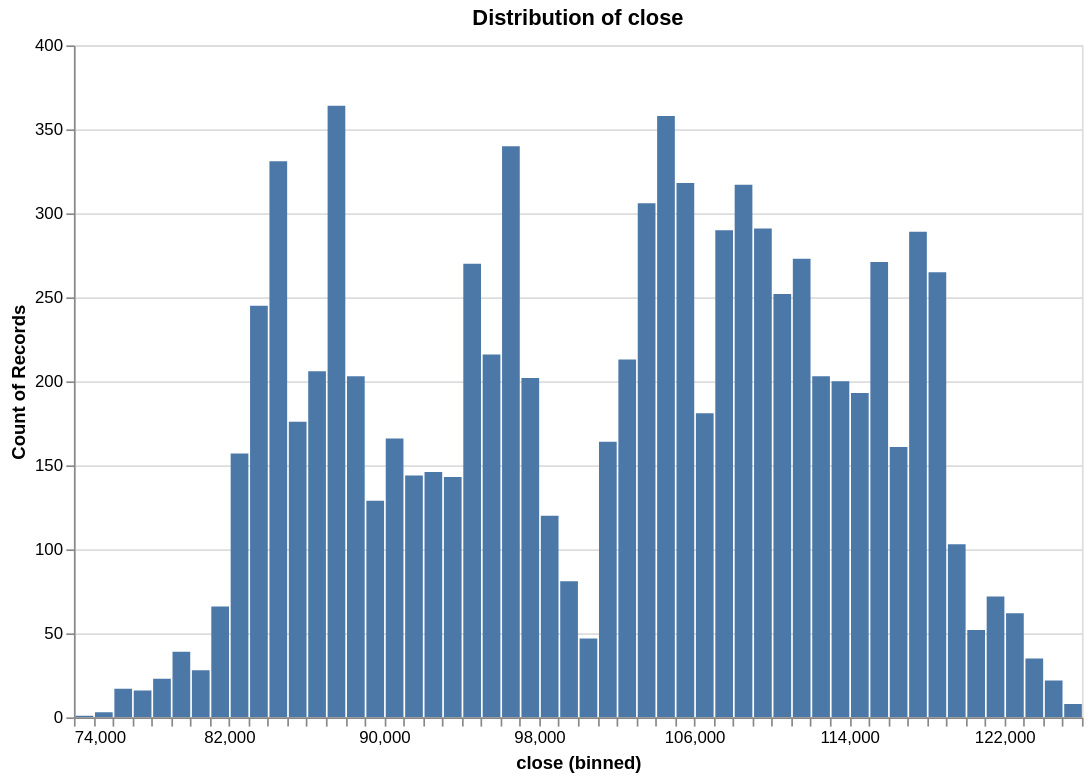

Here is the notebook cell this chart was saved with:
### Code cell
research.plot_distribution(ts, 'close', no_bins = 100)
# This is why we use log returns instead of raw prices.
# The distribution of log returns is more Gaussian-like, which is a common assumption in many financial models.

### Figure 1 — Vega specification as saved in the notebook (floating-point values rounded to 4 significant figures)
{"$schema": "https://vega.github.io/schema/vega/v6.json", "data": [{"name": "param_f268f798f41c853e_store"}, {"name": "source_0", "values": [{"__count": 143, "bin_maxbins_100_close": 93000.0, "bin_maxbins_100_close_end": 94000.0}, {"__count": 270, "bin_maxbins_100_close": 94000.0, "bin_maxbins_100_close_end": 95000.0}, {"__count": 216, "bin_maxbins_100_close": 95000.0, "bin_maxbins_100_close_end": 96000.0}, {"__count": 340, "bin_maxbins_100_close": 96000.0, "bin_maxbins_100_close_end": 97000.0}, {"__count": 202, "bin_maxbins_100_close": 97000.0, "bin_maxbins_100_close_end": 98000.0}, {"__count": 120, "bin_maxbins_100_close": 98000.0, "bin_maxbins_100_close_end": 99000.0}, {"__count": 81, "bin_maxbins_100_close": 99000.0, "bin_maxbins_100_close_end": 100000.0}, {"__count": 47, "bin_maxbins_100_close": 100000.0, "bin_maxbins_100_close_end": 101000.0}, {"__count": 213, "bin_maxbins_100_close": 102000.0, "bin_maxbins_100_close_end": 103000.0}, {"__count": 164, "bin_maxbins_100_close": 101000.0, "bin_maxbins_100_close_end": 102000.0}, {"__count": 146, "bin_maxbins_100_close": 92000.0, "bin_maxbins_100_close_end": 93000.0}, {"__count": 144, "bin_maxbins_100_close": 91000.0, "bin_maxbins_100_close_end": 92000.0}, {"__count": 166, "bin_maxbins_100_close": 90000.0, "bin_maxbins_100_close_end": 91000.0}, {"__count": 306, "bin_maxbins_100_close": 103000.0, "bin_maxbins_100_close_end": 104000.0}, {"__count": 358, "bin_maxbins_100_close": 104000.0, "bin_maxbins_100_close_end": 105000.0}, {"__count": 318, "bin_maxbins_100_close": 105000.0, "bin_maxbins_100_close_end": 106000.0}, {"__count": 181, "bin_maxbins_100_close": 106000.0, "bin_maxbins_100_close_end": 107000.0}, {"__count": 290, "bin_maxbins_100_close": 107000.0, "bin_maxbins_100_close_end": 108000.0}, {"__count": 317, "bin_maxbins_100_close": 108000.0, "bin_maxbins_100_close_end": 109000.0}, {"__count": 129, "bin_maxbins_100_close": 89000.0, "bin_maxbins_100_close_end": 90000.0}, {"__count": 203, "bin_maxbins_100_close": 88000.0, "bin_maxbins_100_close_end": 89000.0}, {"__count": 364, "bin_maxbins_100_close": 87000.0, "bin_maxbins_100_close_end": 88000.0}, {"__count": 206, "bin_maxbins_100_close": 86000.0, "bin_maxbins_100_close_end": 87000.0}, {"__count": 331, "bin_maxbins_100_close": 84000.0, "bin_maxbins_100_close_end": 85000.0}, {"__count": 245, "bin_maxbins_100_close": 83000.0, "bin_maxbins_100_close_end": 84000.0}, {"__count": 176, "bin_maxbins_100_close": 85000.0, "bin_maxbins_100_close_end": 86000.0}, {"__count": 66, "bin_maxbins_100_close": 81000.0, "bin_maxbins_100_close_end": 82000.0}, {"__count": 28, "bin_maxbins_100_close": 80000.0, "bin_maxbins_100_close_end": 81000.0}, {"__count": 39, "bin_maxbins_100_close": 79000.0, "bin_maxbins_100_close_end": 80000.0}, {"__count": 23, "bin_maxbins_100_close": 78000.0, "bin_maxbins_100_close_end": 79000.0}, {"__count": 157, "bin_maxbins_100_close": 82000.0, "bin_maxbins_100_close_end": 83000.0}, {"__count": 16, "bin_maxbins_100_close": 77000.0, "bin_maxbins_100_close_end": 78000.0}, {"__count": 17, "bin_maxbins_100_close": 76000.0, "bin_maxbins_100_close_end": 77000.0}, {"__count": 1, "bin_maxbins_100_close": 74000.0, "bin_maxbins_100_close_end": 75000.0}, {"__count": 3, "bin_maxbins_100_close": 75000.0, "bin_maxbins_100_close_end": 76000.0}, {"__count": 291, "bin_maxbins_100_close": 109000.0, "bin_maxbins_100_close_end": 110000.0}, {"__count": 252, "bin_maxbins_100_close": 110000.0, "bin_maxbins_100_close_end": 111000.0}, {"__count": 273, "bin_maxbins_100_close": 111000.0, "bin_maxbins_100_close_end": 112000.0}, {"__count": 203, "bin_maxbins_100_close": 112000.0, "bin_maxbins_100_close_end": 113000.0}, {"__count": 200, "bin_maxbins_100_close": 113000.0, "bin_maxbins_100_close_end": 114000.0}, {"__count": 161, "bin_maxbins_100_close": 116000.0, "bin_maxbins_100_close_end": 117000.0}, {"__count": 271, "bin_maxbins_100_close": 115000.0, "bin_maxbins_100_close_end": 116000.0}, {"__count": 289, "bin_maxbins_100_close": 117000.0, "bin_maxbins_100_close_end": 118000.0}, {"__count": 265, "bin_maxbins_100_close": 118000.0, "bin_maxbins_100_close_end": 119000.0}, {"__count": 103, "bin_maxbins_100_close": 119000.0, "bin_maxbins_100_close_end": 120000.0}, {"__count": 52, "bin_maxbins_100_close": 120000.0, "bin_maxbins_100_close_end": 121000.0}, {"__count": 72, "bin_maxbins_100_close": 121000.0, "bin_maxbins_100_close_end": 122000.0}, {"__count": 62, "bin_maxbins_100_close": 122000.0, "bin_maxbins_100_close_end": 123000.0}, {"__count": 193, "bin_maxbins_100_close": 114000.0, "bin_maxbins_100_close_end": 115000.0}, {"__count": 35, "bin_maxbins_100_close": 123000.0, "bin_maxbins_100_close_end": 124000.0}, {"__count": 22, "bin_maxbins_100_close": 124000.0, "bin_maxbins_100_close_end": 125000.0}, {"__count": 8, "bin_maxbins_100_close": 125000.0, "bin_maxbins_100_close_end": 126000.0}]}, {"name": "source_0_y_domain___count", "values": [{"min": 1, "max": 364}]}], "signals": [{"name": "bin_maxbins_100_close_bins", "value": {"fields": ["close"], "fname": "bin_close", "start": 74000.0, "step": 1000.0, "stop": 126000.0}}, {"name": "unit", "value": {}, "on": [{"events": "pointermove", "update": "isTuple(group()) ? group() : unit"}]}, {"name": "param_f268f798f41c853e", "update": "vlSelectionResolve(\"param_f268f798f41c853e_store\", \"union\")"}, {"name": "param_f268f798f41c853e_close", "on": [{"events": [{"source": "view", "type": "dblclick"}], "update": "null"}, {"events": {"signal": "param_f268f798f41c853e_translate_delta"}, "update": "panLinear(param_f268f798f41c853e_translate_anchor.extent_x, -param_f268f798f41c853e_translate_delta.x / width)"}, {"events": {"signal": "param_f268f798f41c853e_zoom_delta"}, "update": "zoomLinear(domain(\"x\"), param_f268f798f41c853e_zoom_anchor.x, param_f268f798f41c853e_zoom_delta)"}]}, {"name": "param_f268f798f41c853e_tuple", "on": [{"events": [{"signal": "param_f268f798f41c853e_close"}], "update": "param_f268f798f41c853e_close ? {unit: \"\", fields: param_f268f798f41c853e_tuple_fields, values: [param_f268f798f41c853e_close]} : null"}]}, {"name": "param_f268f798f41c853e_tuple_fields", "value": [{"field": "close", "channel": "x", "type": "R"}]}, {"name": "param_f268f798f41c853e_translate_anchor", "value": {}, "on": [{"events": [{"source": "scope", "type": "pointerdown"}], "update": "{x: x(unit), y: y(unit), extent_x: domain(\"x\")}"}]}, {"name": "param_f268f798f41c853e_translate_delta", "value": {}, "on": [{"events": [{"source": "window", "between": [{"source": "scope", "type": "pointerdown"}, {"source": "window", "type": "pointerup"}], "type": "pointermove", "consume": true}], "update": "{x: param_f268f798f41c853e_translate_anchor.x - x(unit), y: param_f268f798f41c853e_translate_anchor.y - y(unit)}"}]}, {"name": "param_f268f798f41c853e_zoom_anchor", "on": [{"events": [{"source": "scope", "consume": true, "type": "wheel"}], "update": "{x: invert(\"x\", x(unit)), y: invert(\"y\", y(unit))}"}]}, {"name": "param_f268f798f41c853e_zoom_delta", "on": [{"events": [{"source": "scope", "consume": true, "type": "wheel"}], "update": "pow(1.001, event.deltaY * pow(16, event.deltaMode))", "force": true}]}, {"name": "param_f268f798f41c853e_modify", "on": [{"events": {"signal": "param_f268f798f41c853e_tuple"}, "update": "modify(\"param_f268f798f41c853e_store\", param_f268f798f41c853e_tuple, true)"}]}], "marks": [{"type": "rect", "name": "marks", "from": {"data": "source_0"}, "encode": {"update": {"y2": {"value": 0, "scale": "y"}, "fill": {"value": "#4c78a8"}, "x": {"field": "bin_maxbins_100_close_end", "scale": "x", "offset": {"signal": "0.5 + (abs(scale(\"x\", datum[\"bin_maxbins_100_close_end\"]) - scale(\"x\", datum[\"bin_maxbins_100_close\"])) < 0.25 ? 0.5 * (0.25 - (abs(scale(\"x\", datum[\"bin_maxbins_100_close_end\"]) - scale(\"x\", datum[\"bin_maxbins_100_close\"])))) : -0.5)"}}, "x2": {"field": "bin_maxbins_100_close", "scale": "x", "offset": {"signal": "0.5 + (abs(scale(\"x\", datum[\"bin_maxbins_100_close_end\"]) - scale(\"x\", datum[\"bin_maxbins_100_close\"])) < 0.25 ? -0.5 * (0.25 - (abs(scale(\"x\", datum[\"bin_maxbins_100_close_end\"]) - scale(\"x\", datum[\"bin_maxbins_100_close\"])))) : 0.5)"}}, "y": {"field": "__count", "scale": "y"}}}, "clip": true, "interactive": true, "style": ["bar"]}], "scales": [{"name": "x", "type": "linear", "domain": {"signal": "[bin_maxbins_100_close_bins.start, bin_maxbins_100_close_bins.stop]"}, "range": [0, {"signal": "width"}], "bins": {"signal": "bin_maxbins_100_close_bins"}, "domainRaw": {"signal": "param_f268f798f41c853e[\"close\"]"}, "zero": false}, {"name": "y", "type": "linear", "domain": [{"signal": "(data(\"source_0_y_domain___count\")[0] || {}).min"}, {"signal": "(data(\"source_0_y_domain___count\")[0] || {}).max"}], "range": [{"signal": "height"}, 0], "nice": true, "zero": true}], "axes": [{"scale": "y", "aria": false, "gridScale": "x", "grid": true, "domain": false, "maxExtent": 0, "minExtent": 0, "ticks": false, "zindex": 0, "labels": false, "tickCount": {"signal": "ceil(height/40)"}, "orient": "left"}, {"scale": "x", "grid": false, "orient": "bottom", "labelFlush": true, "labelOverlap": true, "title": "close (binned)", "tickCount": {"signal": "ceil(width/10)"}, "zindex": 0}, {"scale": "y", "labelOverlap": true, "orient": "left", "title": "Count of Records", "zindex": 0, "tickCount": {"signal": "ceil(height/40)"}, "grid": false}], "title": {"text": "Distribution of close", "frame": "group"}, "style": "cell", "height": 400, "background": "white", "padding": 5, "width": 600}
